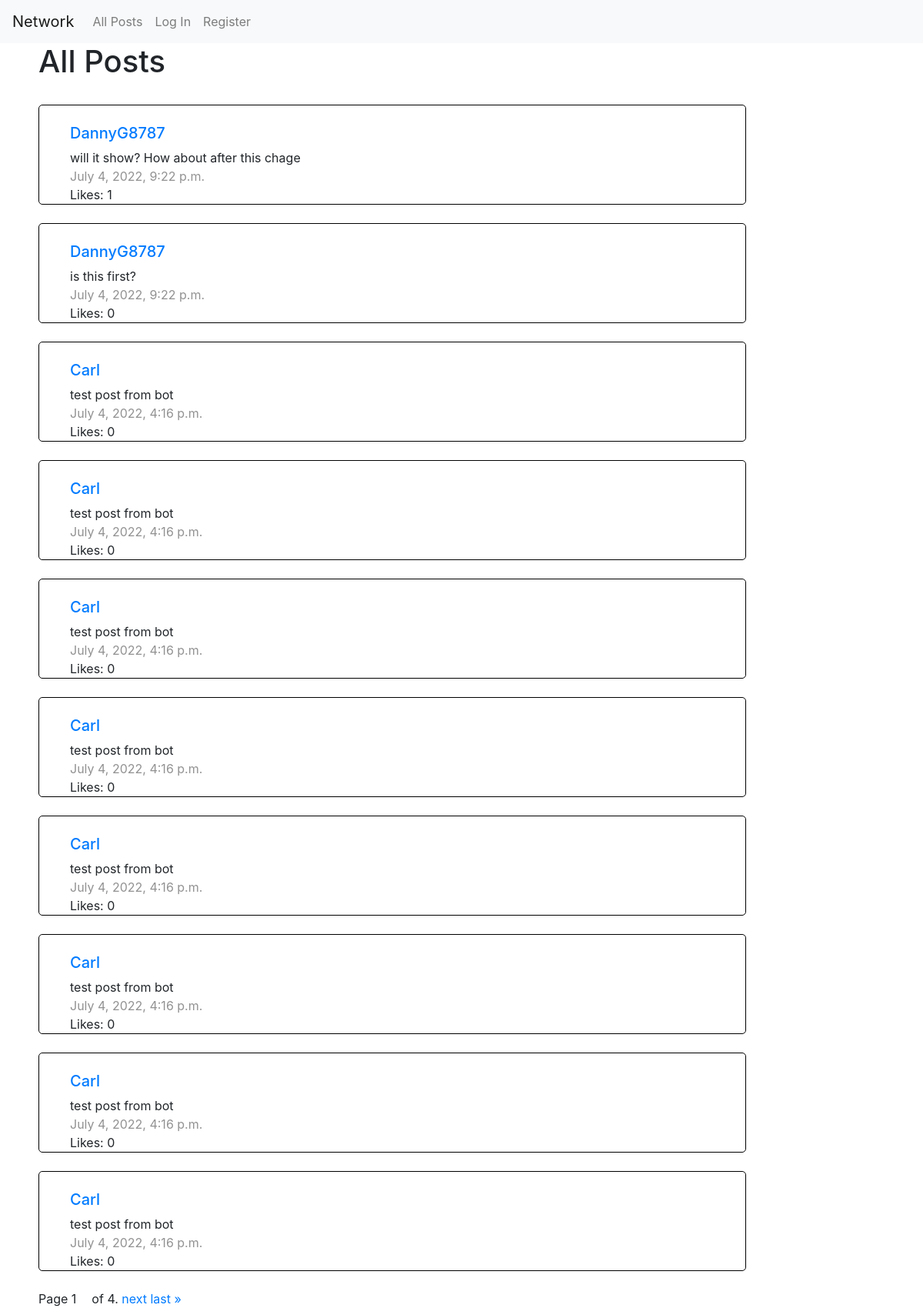
Before: / with the older database file.
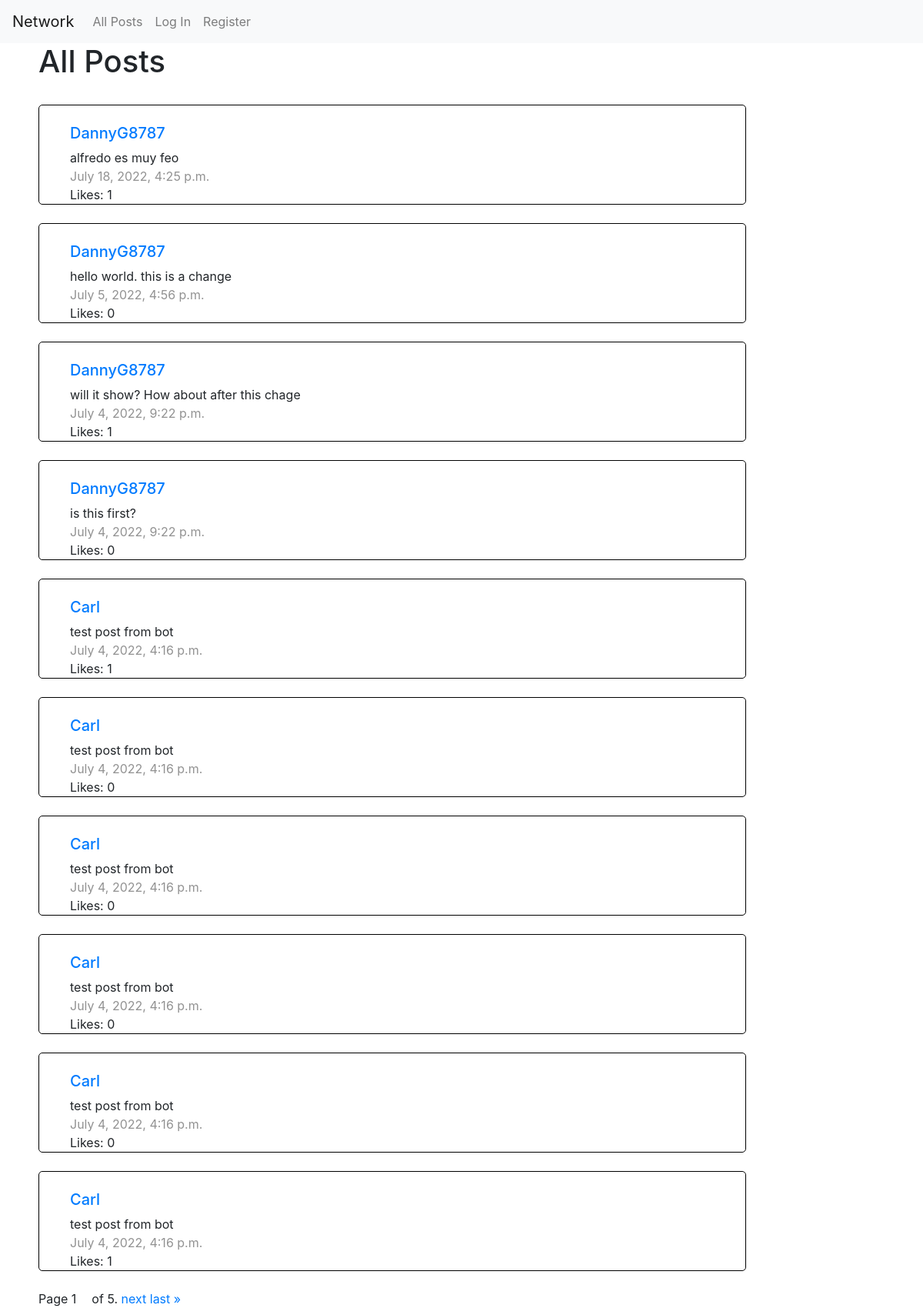
After: the same page with the newer database file.
### network/models.py (models this page shows, shortened)
class Post(models.Model):
    body = models.TextField(max_length=1000)
    creator = models.ForeignKey(User, on_delete=models.CASCADE, related_name="posts")
    timeStamp = models.DateTimeField(auto_now_add=True)
    likes = models.IntegerField()
    liked = models.BooleanField(default=False)

class User(AbstractUser):
    pass

### network/views.py (the view)
# urls.py: path("", views.index, name="index"),
def index(request):
    all_posts = Post.objects.all().order_by('-timeStamp')
    paginator = Paginator(all_posts, 10)
    page_number = request.GET.get('page')
    page_obj = paginator.get_page(page_number)
    return render(request,"network/index.html", {
        "form": PostForm(),
        'page_obj': page_obj
    })

### network/templates/network/index.html (shortened to what this page needs)
{% extends "network/layout.html" %}
{% load static %}
{% block body %}
    <div class='post-space'>
        <h1>All Posts</h1>
        {%with id_num=-1 %}
        {%for post in page_obj %}
            <div class="post">
                <div class='post-content'>
                    <div class='nameNheart'>
                        <a href="{% url "users" post.creator.username %}"><h2 style="font-size:20px;" >{{post.creator}}</h2></a>
                        <div id="edit{{forloop.counter}}" class="editButtonSpace"></div>
                        <div class='container' id="container{{forloop.counter}}">
                        </div>
                    </div>
                    <p id="postBody{{forloop.counter}}">{{post.body}}</p>
                    <p style="color:#929292;">{{post.timeStamp}}</p>
                    Likes: <p style = "display:inline" id="like{{forloop.counter}}">{{post.likes}}</p>
                </div>
            </div>
        {%endfor%}
        {%endwith%}
    </div>
{% endblock %}

Changed rows visible on the page:
no longer on this page (row unchanged): Post: creator "Carl", body "test post from bot", timeStamp "July 4, 2022, 4:16 p.m.", likes "0"
no longer on this page (row edited): Post: creator "Carl", body "test post from bot", timeStamp "July 4, 2022, 4:16 p.m.", likes "0"
added Post: creator "DannyG8787", body "alfredo es muy feo", timeStamp "July 18, 2022, 4:25 p.m.", likes "1"
added Post: creator "DannyG8787", body "hello world. this is a change", timeStamp "July 5, 2022, 4:56 p.m.", likes "0"
changed Post (number 5 of 10 on the later page): likes "0" → "1"
changed Post (number 10 of 10 on the later page): likes "0" → "1"
Other visible differences:
{{ page_obj.paginator.num_pages }}: "4" → "5"
